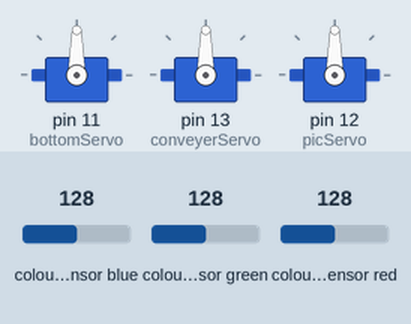
A sketch run on a simulated Arduino Uno, built with avr-gcc and run on an emulated ATmega328P. Shown: 3 × servo. Wiring (inferred from the names in the program): TCS3200 colour sensor: output pin 6; S2 pin 5; S3 pin 4; S0 pin 7; S1 pin 8. Inputs (shaded band) come from the test bench; at power-on: colour sensor blue 128, colour sensor green 128, colour sensor red 128. What the sketch prints to the serial monitor is not drawn.

Above: at 0.15 s.
At 1.2 s:
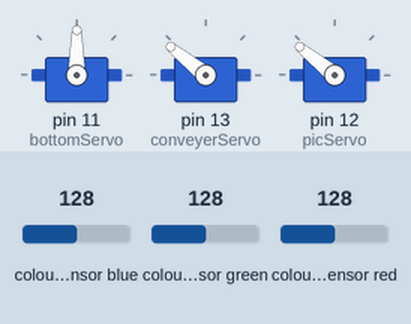
1.3 s: colour sensor blue set to 5
Timing chart, 0 to 4.3 s (numbered marks = the images above; inputs shaded):
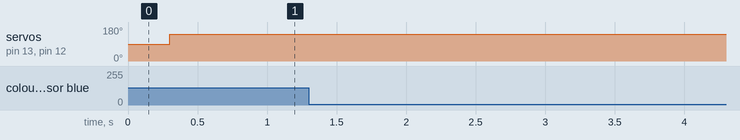

The sketch:

Automatic-sock-sorting.ino
```cpp
#include <Servo.h>

int box;
bool short_ = false;
bool long_ = false;
int const arrayLength2 = 5;
int x = -1;
int colors_size[arrayLength2][5];

Servo bottomServo;
Servo conveyerServo;
Servo conveyerServo2;
Servo picServo;

void setup() {
  Sensor_setup();
  Serial.setTimeout(1);
  bottomServo.attach(11);
  conveyerServo.attach(13);
  picServo.attach(12);
  // conveyerServo2.attach(11);


}

void loop() { // run repeatedly
  getColor();
  box = check_for_sock();
  // Serial.println("hello");
  if (box != -1) {
    // call for servo_move(box);
    Serial.println(box);
    moveBox(box);
  }

  conveyerServo.writeMicroseconds(2000);
  picServo.writeMicroseconds(2000);
  // conveyerServo2.writeMicroseconds(1000);

  // if (Serial.available()) { // get the box from python
  //   x = Serial.readString().toInt();
  //   if (x == 0) {
  //     Serial.print("SHORT");
  //   }
  //   Serial.print(box);
  // }
}
```

colorsensor.ino
```cpp
#define S0 7
#define S1 8
#define S2 5
#define S3 4
#define sensorOut 6

int const arrayLength = 5;

int const max_color_count = 3;

int const red_different = 6;
int const green_different = 4;
int const blue_different = 4;

// int const different = 16;

int redFrequency = 0; // The amount of red color
int greenFrequency = 0; // The amount of green color
int blueFrequency = 0; // the amount of blue color

// create new array of length 5
int colors[arrayLength][3];

int color[3];

int tempColor[3];

int color_count = 0;


boolean started_counting = false;
boolean was_default_color_before = true;

int default_color[3];

int i = 0;
int j = 0;

int red = 0;
int blue = 0;
int green = 0;

// functions:

void set(int color1[3], int color2[3]) {
  color1[0] = color2[0];
  color1[1] = color2[1];
  color1[2] = color2[2];
}

boolean colors_equels(int color1[3], int color2[3]) {
  return abs(color1[0] - color2[0]) < red_different && abs(color1[1] - color2[1]) < green_different && abs(color1[2] - color2[2]) < blue_different;
}

// boolean colors_equels(int color1[3], int color2[3]) {
//   return abs(color1[0] - color2[0]) + abs(color1[1] - color2[1]) + abs(color1[2] - color2[2]) < different;
// }

void Sensor_setup() { // run only once
  // Setting the outputs - set s0, s1, s2,s3 as the output of the colorsensor
  pinMode(S0, OUTPUT);
  pinMode(S1, OUTPUT);
  pinMode(S2, OUTPUT);
  pinMode(S3, OUTPUT);

  // set the sensorOut as input
  pinMode(sensorOut, INPUT);
  // Begins serial communication - the speed of the communication
  Serial.begin(9600);

  digitalWrite(S1, HIGH);
  digitalWrite(S0, HIGH);
}

// return array of 3 ints: red, green, blue
int * getColor() {
  // Setting RED (R) filtered photodiodes to be read
  digitalWrite(S2,LOW);
  digitalWrite(S3,LOW);
  redFrequency = pulseIn(sensorOut, LOW);
  delay(100);

  // Setting GREEN (G) filtered photodiodes to be read
  digitalWrite(S2,HIGH);
  digitalWrite(S3,HIGH);
  greenFrequency = pulseIn(sensorOut, LOW);
  delay(100);

  // Setting BLUE (B) filtered photodiodes to be read
  digitalWrite(S2,LOW);
  digitalWrite(S3,HIGH);
  blueFrequency = pulseIn(sensorOut, LOW);
  delay(100);

  color[0] = redFrequency;
  color[1] = greenFrequency;
  color[2] = blueFrequency;

  return color;
}

int getColors(int i, int j) {
  return colors[i][j];
}

int check_for_sock() {
  // Serial.print("! ");
  // Serial.print(default_color[0]);
  // Serial.print(", ");
  // Serial.print(default_color[1]);
  // Serial.print(", ");
  // Serial.print(default_color[2]);
  // Serial.print(" !");
  if (default_color[0] == 0) {
    set(default_color, color);
  }

  if (colors_equels(default_color, color)) {
    was_default_color_before = true;
  }
  else {
    if (!started_counting && was_default_color_before) {
      set(tempColor, color);
      started_counting = true;
      was_default_color_before = false;
    }
  }

  if (started_counting) {
    if (colors_equels(tempColor, color)) {
      color_count++;
      // Serial.print("counting: ");
      // Serial.print(color_count);
      // Serial.print(" ");
    } else {
      color_count = 0;
      started_counting = false;
      was_default_color_before = true; // Even though it isn't true, we want to start the counting again so we have to
    }
  }
  if (color_count > max_color_count) {
    j = 0;
    for (int j = 0; j < arrayLength; j++) {
      // Serial.print(" IN LOOP: ");
      if (colors_equels(colors[j], color)) {
        color_count = 0;
        started_counting = false;
        // Serial.println("");
        // Serial.print("RETURN: ");
        // Serial.print(j);
        // Serial.println("");
        return j;
      }
    }
    set(colors[i], color);
    color_count = 0;
    started_counting = false;
    if (i < arrayLength - 1) {
        i += 1;
        return i - 1;
    }
    return i;
  }
  return -1;
}
```

servo_movement.ino
```cpp
#include <Servo.h>

// int num=1;
// int color1 = 0;

Servo sorterServo;


int frequency = 0;


void moveBox(int color) {

   switch (color) {
  case 1:
   sorterServo.writeMicroseconds(1000);
    delay(400);
  sorterServo.writeMicroseconds(1500);
  delay(3000);
    sorterServo.writeMicroseconds(2000);
        delay(350);
          sorterServo.writeMicroseconds(1500);


    break;

     case 2:
    sorterServo.writeMicroseconds(1000);
     delay(750);
  sorterServo.writeMicroseconds(1500);
   delay(3000);
    sorterServo.writeMicroseconds(2000);
        delay(700);
          sorterServo.writeMicroseconds(1500);


     break;

     case 3:
      sorterServo.writeMicroseconds(1000);
       delay(1050);
  sorterServo.writeMicroseconds(1500);
  delay(3000);
    sorterServo.writeMicroseconds(2000);
        delay(970);
          sorterServo.writeMicroseconds(1500);
    break;

     case 4:
     sorterServo.writeMicroseconds(1000);
      delay(1350);
  sorterServo.writeMicroseconds(1500);
  delay(3000);
   sorterServo.writeMicroseconds(2000);
        delay(1300);
          sorterServo.writeMicroseconds(1500);


     break;


     case 0:
     break;
  }
}


void servomovment(){
 sorterServo.attach(3);

  Serial.begin(9600);

  delay(500);
}
int colorMatch(int color1){
switch(color1){

    case 0:
    break;

    case 1:
    sorterServo.write(50);
    break;

    case 2:
    sorterServo.write(75);
    break;

    case 3:
    sorterServo.write(100);
    break;

    case 4:
    sorterServo.write(125);
    break;
 }
}
```

Measured:
- after the input at 1.3 s, every drawn part: stays the same
